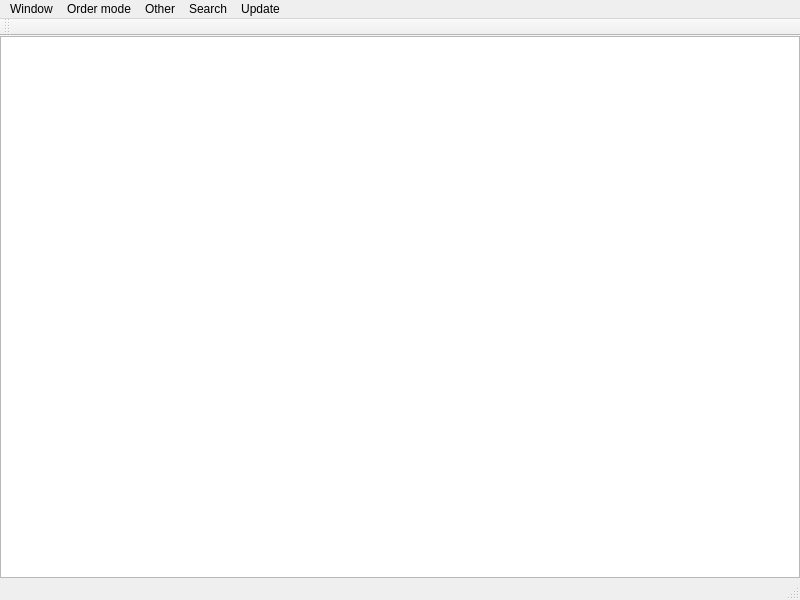
<?xml version="1.0" encoding="UTF-8"?>
<ui version="4.0">
 <class>MainWindow</class>
 <widget class="QMainWindow" name="MainWindow">
  <property name="geometry">
   <rect>
    <x>0</x>
    <y>0</y>
    <width>800</width>
    <height>600</height>
   </rect>
  </property>
  <property name="windowTitle">
   <string>MainWindow</string>
  </property>
  <widget class="QWidget" name="centralWidget">
   <layout class="QVBoxLayout" name="verticalLayout">
    <property name="spacing">
     <number>0</number>
    </property>
    <property name="leftMargin">
     <number>0</number>
    </property>
    <property name="topMargin">
     <number>0</number>
    </property>
    <property name="rightMargin">
     <number>0</number>
    </property>
    <property name="bottomMargin">
     <number>0</number>
    </property>
    <item>
     <widget class="QTableView" name="tableView">
      <property name="focusPolicy">
       <enum>Qt::NoFocus</enum>
      </property>
      <property name="verticalScrollBarPolicy">
       <enum>Qt::ScrollBarAsNeeded</enum>
      </property>
      <property name="horizontalScrollBarPolicy">
       <enum>Qt::ScrollBarAlwaysOff</enum>
      </property>
     </widget>
    </item>
   </layout>
  </widget>
  <widget class="QMenuBar" name="menuBar">
   <property name="geometry">
    <rect>
     <x>0</x>
     <y>0</y>
     <width>800</width>
     <height>22</height>
    </rect>
   </property>
   <widget class="QMenu" name="menuZobrazen">
    <property name="title">
     <string>Window</string>
    </property>
    <addaction name="actionU_ivatel"/>
    <addaction name="actionZak_zky"/>
   </widget>
   <widget class="QMenu" name="menuHledat">
    <property name="title">
     <string>Search</string>
    </property>
   </widget>
   <widget class="QMenu" name="menuObnovit">
    <property name="mouseTracking">
     <bool>false</bool>
    </property>
    <property name="tearOffEnabled">
     <bool>false</bool>
    </property>
    <property name="title">
     <string>Update</string>
    </property>
   </widget>
   <widget class="QMenu" name="menuPokro_il">
    <property name="title">
     <string>Order mode</string>
    </property>
    <addaction name="actionPodle_id"/>
    <addaction name="actionPodle_sla_v_kresu"/>
   </widget>
   <widget class="QMenu" name="menuDal">
    <property name="title">
     <string>Other</string>
    </property>
    <addaction name="actionSeznam_z_vit"/>
    <addaction name="actionSmazat_historii"/>
    <addaction name="actionZm_nit_heslo"/>
   </widget>
   <addaction name="menuZobrazen"/>
   <addaction name="menuPokro_il"/>
   <addaction name="menuDal"/>
   <addaction name="menuHledat"/>
   <addaction name="menuObnovit"/>
  </widget>
  <widget class="QToolBar" name="mainToolBar">
   <attribute name="toolBarArea">
    <enum>TopToolBarArea</enum>
   </attribute>
   <attribute name="toolBarBreak">
    <bool>false</bool>
   </attribute>
  </widget>
  <widget class="QStatusBar" name="statusBar"/>
  <action name="actionU_ivatel">
   <property name="checkable">
    <bool>true</bool>
   </property>
   <property name="text">
    <string>Users</string>
   </property>
  </action>
  <action name="actionZak_zky">
   <property name="checkable">
    <bool>true</bool>
   </property>
   <property name="checked">
    <bool>true</bool>
   </property>
   <property name="text">
    <string>Orders</string>
   </property>
  </action>
  <action name="actionPodle_id">
   <property name="checkable">
    <bool>true</bool>
   </property>
   <property name="checked">
    <bool>true</bool>
   </property>
   <property name="text">
    <string>By user</string>
   </property>
  </action>
  <action name="actionPodle_sla_v_kresu">
   <property name="checkable">
    <bool>true</bool>
   </property>
   <property name="text">
    <string>By batch</string>
   </property>
  </action>
  <action name="actionSeznam_z_vit">
   <property name="text">
    <string>Threads list</string>
   </property>
  </action>
  <action name="actionSmazat_historii">
   <property name="text">
    <string>Delete history</string>
   </property>
  </action>
  <action name="actionZm_nit_heslo">
   <property name="text">
    <string>Change password</string>
   </property>
  </action>
 </widget>
 <layoutdefault spacing="6" margin="11"/>
 <resources/>
 <connections/>
</ui>
